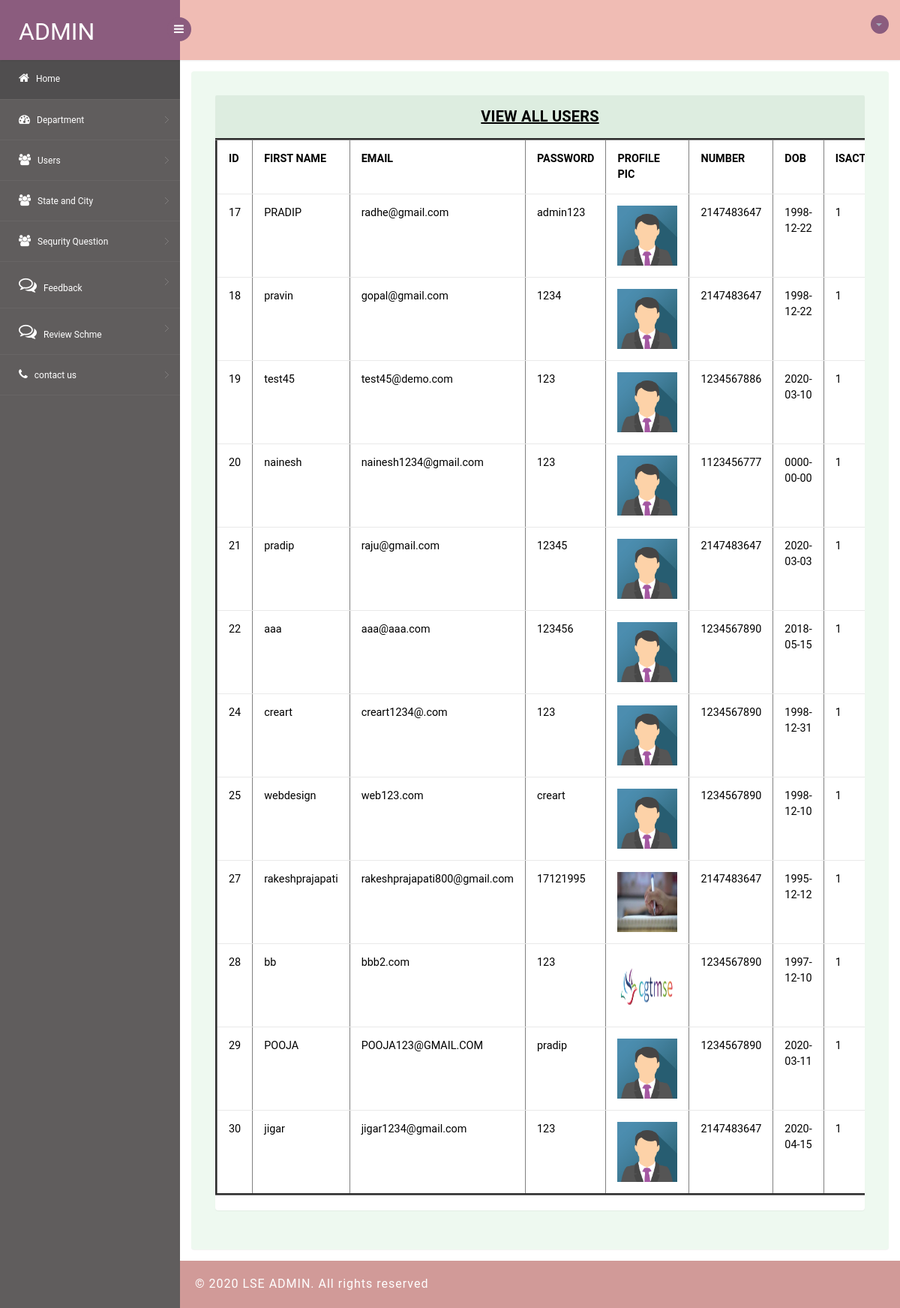
The app's page /admin/alluser.php with its own data.
### tables this page shows
CREATE TABLE `user_tbl` (
  `id` int(11) NOT NULL,
  `firstname` varchar(100) NOT NULL,
  `email` varchar(100) NOT NULL,
  `password` varchar(100) NOT NULL,
  `profilepic` varchar(100) NOT NULL,
  `mobile` int(15) NOT NULL,
  `dob` date NOT NULL,
  `isactive` int(11) NOT NULL,
  `user_type` int(11) NOT NULL,
  `sec_question` varchar(100) NOT NULL,
  `answer` varchar(100) NOT NULL,
  `doi` datetime NOT NULL,
  `dou` datetime NOT NULL
);

### admin/alluser.php (the view, shortened to what this page needs)
<?php
    require '../common/dbconnect.php';
    $qry="SELECT * FROM user_tbl WHERE isactive !=2 and user_type=1";
    $rs=mysqli_query($conn,$qry);
?>
<?php include'header.php'?>
<aside>
    <?php include'sidebar.php'?>
</aside>
<section id="main-content">
    <section class="wrapper">
        <div class="table-agile-info">
 <div class="panel panel-default">
    <div class="panel-heading">
     <B> <U>VIEW ALL USERS</B></U>
    </div>
    <div>
      <div class="table-responsive table-desi">
        <table class="table table-hover"border="3">
        <tr>
        <th>ID</th>
        <th>FIRST NAME</th>
        <th>EMAIL</th>
        <th>PASSWORD</th>
        <th>PROFILE PIC</th>
        <th>NUMBER</th>
        <th>DOB</th>
        <th>ISACTIVE</th>
    </tr>
<?php
if(mysqli_num_rows($rs)>0)
{
    while($row=mysqli_fetch_assoc($rs))
    {
?>
    <tr>
        <td><?php echo $row['id']; ?></td>
        <td><?php echo $row['firstname']; ?></td>
        <td><?php echo $row['email']; ?></td>
        <td><?php echo $row['password']; ?></td>
        <td><img src="../upload/<?php echo $row['profilepic']; ?>" width="80" height="80"></td>
          <td><?php echo $row['mobile']; ?></td>
           <td><?php echo $row['dob']; ?></td>
        <td><?php echo $row['isactive']; ?></td>
    </tr>
<?php
}
}
else
{
    echo "0 Row Found";
}
?>
</table>
                                    </div>
    </div>
  </div>
</div>
</section>
          <?php include'footer.php'?>
</section>
</body>
</html>

### admin/header.php (shortened to what this page needs)
<!DOCTYPE html>
<head>
<link rel="stylesheet" href="css/bootstrap.min.css" >
<link href="css/style.css" rel='stylesheet' type='text/css' />
<link href="css/style-responsive.css" rel="stylesheet"/>
<link rel="stylesheet" href="css/font.css" type="text/css"/>
<link href="css/font-awesome.css" rel="stylesheet">
<link rel="stylesheet" href="css/morris.css" type="text/css"/>
<link rel="stylesheet" href="css/monthly.css">
</head>
<body>
<section id="container">
<header class="header fixed-top clearfix">
<div class="brand">
    <a href="index.php" class="logo">
        ADMIN
    </a>
    <div class="sidebar-toggle-box">
        <div class="fa fa-bars">
        </div>
    </div>
</div>
<div class="top-nav clearfix">
    <ul class="nav pull-right top-menu">
        <li class="dropdown">
            <a data-toggle="dropdown" class="dropdown-toggle" href="#">
                <b class="caret"></b>
            </a>
        </li>
    </ul>
</div>
</header>

### admin/sidebar.php (shortened to what this page needs)
<aside>
    <div id="sidebar" class="nav-collapse">
        <div class="leftside-navigation">
            <ul class="sidebar-menu" id="nav-accordion">
                <li>
                    <a class="active" href="dashboard.php">
                        <i class="fa fa-home"></i>
                        <span>Home</span>
                    </a>
                </li>
                <li class="sub-menu">
                    <a href="javascript:;">
                       <i class="fa fa-dashboard"></i>
                        <span>Department</span>
                    </a>
                </li>
                <li class="sub-menu">
                    <a href="javascript:;">
                        <i class="fa fa-group"></i>
                        <span> Users</span>
                    </a>
                </li>
                <li class="sub-menu">
                    <a href="javascript:;">
                        <i class="fa fa-group"></i>
                        <span>State and City</span>
                    </a>
                </li>
                <li class="sub-menu">
                    <a href="javascript:;">
                        <i class="fa fa-group"></i>
                        <span>Sequrity Question</span>
                    </a>
                </li>
                <li class="sub-menu">
                    <a href="javascript:;">
                        <i class="fa fa-comments-o" style="font-size:24px"></i>
                        <span>Feedback</span>
                    </a>
                </li>
                 <li class="sub-menu">
                    <a href="javascript:;">
                        <i class="fa fa-comments-o" style="font-size:24px"></i>
                        <span>Review Schme</span>
                    </a>
                </li>
                <li class="sub-menu">
                    <a href="javascript:;">
                        <i class="fa fa-phone"></i>
                        <span>contact us</span>
                    </a>
                </li>
            </ul>
        </div>
    </div>
</aside>

### admin/footer.php
<div class="footer">
			<div class="wthree-copyright">
			  <p>© 2020 LSE ADMIN. All rights reserved </p>
			</div>
		  </div>

### records on screen
user_tbl: id "17", firstname "PRADIP", email "radhe@gmail.com", password "admin123", profilepic (placeholder picture), mobile "2147483647", dob "1998-12-22", isactive "1"
user_tbl: id "18", firstname "pravin", email "gopal@gmail.com", password "1234", profilepic (placeholder picture), mobile "2147483647", dob "1998-12-22", isactive "1"
user_tbl: id "19", firstname "test45", email "test45@demo.com", password "123", profilepic (placeholder picture), mobile "1234567886", dob "2020-03-10", isactive "1"
user_tbl: id "20", firstname "nainesh", email "nainesh1234@gmail.com", password "123", profilepic (placeholder picture), mobile "1123456777", dob "0000-00-00", isactive "1"
user_tbl: id "21", firstname "pradip", email "raju@gmail.com", password "12345", profilepic (placeholder picture), mobile "2147483647", dob "2020-03-03", isactive "1"
user_tbl: id "22", firstname "aaa", email "aaa@aaa.com", password "123456", profilepic (placeholder picture), mobile "1234567890", dob "2018-05-15", isactive "1"
user_tbl: id "24", firstname "creart", email "creart1234@.com", password "123", profilepic (placeholder picture), mobile "1234567890", dob "1998-12-31", isactive "1"
user_tbl: id "25", firstname "webdesign", email "web123.com", password "creart", profilepic (placeholder picture), mobile "1234567890", dob "1998-12-10", isactive "1"
user_tbl: id "27", firstname "rakeshprajapati", email "rakeshprajapati800@gmail.com", password "17121995", profilepic (picture), mobile "2147483647", dob "1995-12-12", isactive "1"
user_tbl: id "28", firstname "bb", email "bbb2.com", password "123", profilepic (picture), mobile "1234567890", dob "1997-12-10", isactive "1"
user_tbl: id "29", firstname "POOJA", email "POOJA123@GMAIL.COM", password "pradip", profilepic (placeholder picture), mobile "1234567890", dob "2020-03-11", isactive "1"
user_tbl: id "30", firstname "jigar", email "jigar1234@gmail.com", password "123", profilepic (placeholder picture), mobile "2147483647", dob "2020-04-15", isactive "1"
